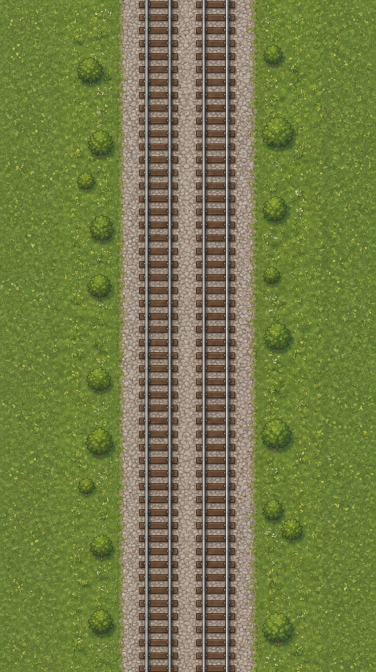
#> input picture art-src/v2/borders/raw/rail-v2.png, 752 x 1344 px (shown at 1/2 size)
$ python pack_borders.py
#> lines starting #> are read from the running program, lines starting #| are printed output that depends on the picture; after the words box and inside, x2 and y2 are one past the last pixel; in counts of white or black regions, pixels touching at a corner belong together
"""Границы района (ноябрь 2026): листы Magnific → исходники art-src/v2/props и art-src/v2/textures.

Исходники — art-src/v2/borders/raw/*.png (GPT 2, белый фон, тот же рецепт «Графики 2.0»):
- rail-v2.png  — насыпь с двумя путями сверху вниз → бесшовная текстура tex-rail (200 мира в ширину)
- river.png    — набережная и река слева направо   → бесшовная текстура tex-river (260 мира в высоту)
- bridge.png   — путепровод: настил с перилами и фасад с аркой → prop-rail-bridge, prop-rail-deck
- train.png    — электричка сверху: головной и прицепной вагоны → prop-train-head, prop-train-car
- trees-*.png  — деревья леса по три на лист, фон снят в Magnific → prop-forest-1…8, prop-forest-bush
- park.png     — пруд, ограда по горизонтали и по вертикали → prop-pond, prop-fence-h, prop-fence-v
- freight.png  — товарный поезд: тепловоз, цистерна, крытый вагон → prop-freight-loco, -tank, -box
- boats.png    — речной трамвайчик и катер носом вправо → prop-boat-tram, prop-boat-motor
- clouds.png   — облака «тумана войны» вокруг района → бесшовная tex-clouds.jpg
- forest-floor.png — лесная подстилка → бесшовная tex-forest (затемнена: под деревьями тень)

После этого скрипта — python3 scripts/pack_v2.py (он собирает атласы и atlasFrames.ts).
Запуск из корня: python3 scripts/pack_borders.py
"""
from pathlib import Path
import numpy as np
from PIL import Image
from scipy import ndimage as nd

ROOT = Path(__file__).resolve().parent.parent
RAW = ROOT / 'art-src' / 'v2' / 'borders' / 'raw'
PROPS = ROOT / 'art-src' / 'v2' / 'props'
TEX = ROOT / 'art-src' / 'v2' / 'textures'
ART = ROOT / 'src' / 'game' / 'art'
S = 2  # исходники в 2× мира


def objects(im: Image.Image, min_area: int = 4000) -> list[tuple[Image.Image, tuple[int, int, int, int]]]:
    """Предметы на белом фоне: связные пятна не-белого; белое внутри контура остаётся предметом"""
    a = np.asarray(im.convert('RGB')).astype(int)
    fg = a.min(2) < 238
    fg = nd.binary_closing(fg, iterations=3)
    lab, n = nd.label(fg)
    out = []
    for i, sl in enumerate(nd.find_objects(lab), 1):
        if sl is None:
            continue
        m = lab[sl] == i
        if m.sum() < min_area:
            continue
        m = nd.binary_fill_holes(m)
        alpha = nd.gaussian_filter(m.astype(float), 0.7)
        rgba = np.dstack([a[sl].astype(np.uint8), (alpha * 255).clip(0, 255).astype(np.uint8)])
        out.append((Image.fromarray(rgba, 'RGBA'), (sl[1].start, sl[0].start, sl[1].stop, sl[0].stop)))
    return out


def alpha_objects(im: Image.Image, min_area: int = 4000):
    """Предметы на прозрачном фоне (после снятия фона): связные пятна непрозрачного"""
    a = np.asarray(im.convert('RGBA'))
    fg = nd.binary_closing(a[..., 3] > 24, iterations=2)
    lab, _ = nd.label(fg)
    out = []
    for i, sl in enumerate(nd.find_objects(lab), 1):
        if sl is None or (lab[sl] == i).sum() < min_area:
            continue
        crop = a[sl].copy()
        crop[..., 3] = np.where(lab[sl] == i, crop[..., 3], 0)
        out.append((Image.fromarray(crop, 'RGBA'), (sl[1].start, sl[0].start, sl[1].stop, sl[0].stop)))
    return out


def by_rows(objs, rows: int):
    """Сортировка: сверху вниз по рядам, в ряду — слева направо"""
    objs = sorted(objs, key=lambda o: o[1][1])
    if rows == 1:
        return sorted(objs, key=lambda o: o[1][0])
    ys = np.array([(o[1][1] + o[1][3]) / 2 for o in objs])
    cut = np.sort(ys)
    gaps = np.diff(cut)
    edges = np.sort(np.argsort(gaps)[-(rows - 1):])
    bounds = [cut[e] for e in edges]
    res = []
    for r in range(rows):
        lo = -1e9 if r == 0 else bounds[r - 1]
        hi = 1e9 if r == rows - 1 else bounds[r]
        res += sorted([o for o, y in zip(objs, ys) if lo < y <= hi], key=lambda o: o[1][0])
    return res


def height_to(img: Image.Image, world_h: float) -> Image.Image:
    h = round(world_h * S)
    return img.resize((max(2, round(img.width * h / img.height)), h), Image.LANCZOS)


def width_to(img: Image.Image, world_w: float) -> Image.Image:
#> called with world_w = 200
    w = round(world_w * S)
#> w = 400
    return img.resize((w, max(2, round(img.height * w / img.width))), Image.LANCZOS)


def seamless(a: np.ndarray, axis: int, band: int) -> np.ndarray:
    """Бесшовность по оси: последние band строк (столбцов) плавно переходят в первые, хвост отрезается"""
#> called with axis = 0, band = 60
    a = a.astype(float)
    n = a.shape[axis]
#> n = 715
    head = np.take(a, range(band), axis=axis)
    tail = np.take(a, range(n - band, n), axis=axis)
    t = np.linspace(0, 1, band)
    t = t.reshape((-1, 1, 1) if axis == 0 else (1, -1, 1))
    blended = tail * (1 - t) + head * t
    body = np.take(a, range(band, n - band), axis=axis)
    return np.concatenate([body, blended], axis=axis).clip(0, 255).astype(np.uint8)
#> returned value: shape (655, 400, 3)


def main() -> None:
    # Насыпь: 200 мира в ширину, повтор сверху вниз
    rail = width_to(Image.open(RAW / 'rail-v2.png').convert('RGB'), 200)
    Image.fromarray(seamless(np.asarray(rail), 0, 60)).save(TEX / 'tex-rail.png')
    # Набережная с рекой: 260 мира в высоту, повтор слева направо
    river = height_to(Image.open(RAW / 'river.png').convert('RGB'), 260)
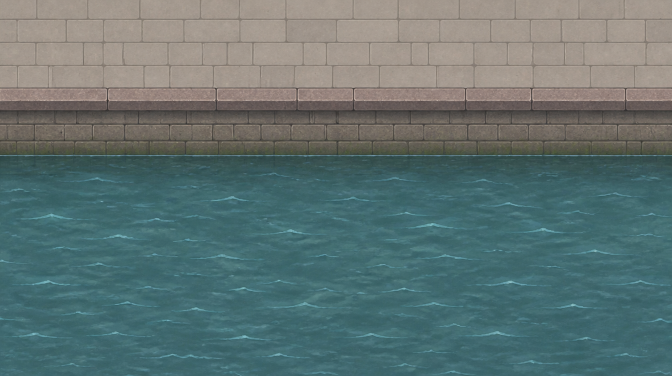
#> input picture art-src/v2/borders/raw/river.png, 1344 x 752 px (shown at 1/2 size)
#> in height_to, `h = round(world_h * S)`: h = 520
    Image.fromarray(seamless(np.asarray(river), 1, 80)).save(TEX / 'tex-river.png')

    # Пролёт моста — из той же насыпи: середина с путями (пути совпадают до пикселя, поезд не съезжает),
    # по краям бетонные бортики с перилами. Бесшовный сверху вниз, как насыпь
    rail_tex = np.asarray(Image.open(TEX / 'tex-rail.png').convert('RGB')).astype(float)
    mid = rail_tex[:, 134:266]
    h = mid.shape[0]
#> h = 655
    side = 30
    rng = np.random.default_rng(7)
    def band(flip: bool) -> np.ndarray:
#> called with flip = False
        b = np.zeros((h, side, 3))
        b[:] = (178, 172, 162)
        b += rng.normal(0, 4, (h, side, 1))
        b[:, :3] = (74, 52, 38)          # внешний контур — тёмно-коричневый, как у всей графики
        b[:, 3:6] = (150, 144, 134)      # скос бортика
        b[:, 9:12] = (84, 88, 94)        # поручень
        b[:, side - 4:] = (120, 114, 104)  # тень бортика на балласт
        for y in range(0, h, 48):        # стойки перил
            b[y:y + 7, 7:14] = (64, 68, 74)
        return b[:, ::-1] if flip else b
    deck = np.concatenate([band(False), mid, band(True)], axis=1)
    Image.fromarray(deck.clip(0, 255).astype(np.uint8)).save(TEX / 'tex-bridge.png')

    # Путепровод: целиком (через реку) и только настил с перилами (над улицей)
    (bridge, _), = objects(Image.open(RAW / 'bridge.png'))
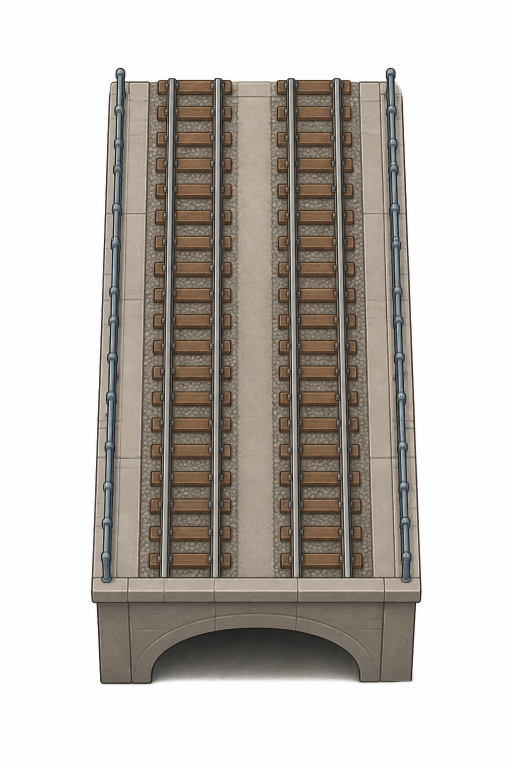
#> input picture art-src/v2/borders/raw/bridge.png, 1024 x 1536 px (shown at 1/2 size)
#> in objects, `fg = a.min(2) < 238`:
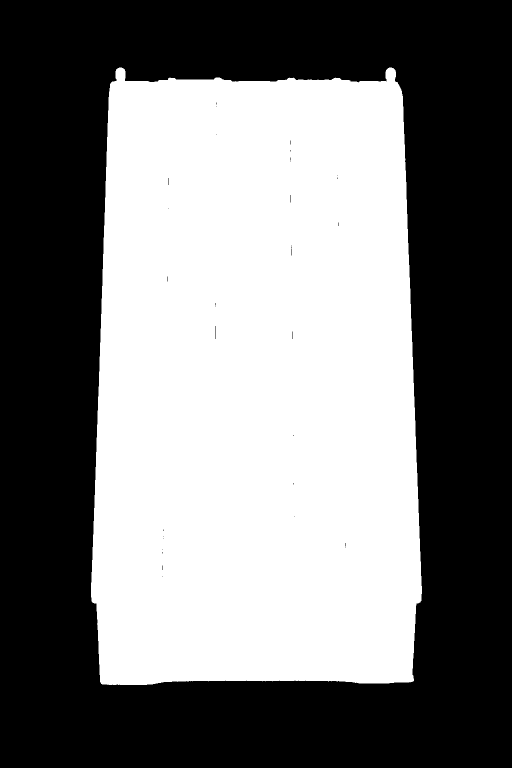
#> fg: shape (1536, 1024) bool (shown at 1/2 size); 47.9% white; 1 white region, box (x1, y1, x2, y2) and area: (182, 135, 844, 1370) 753249
#> in objects, `fg = nd.binary_closing(fg, iterations=3)`: fg: shape (1536, 1024) bool; 47.9% white; 1 white region, box (x1, y1, x2, y2) and area: (182, 135, 844, 1370) 753466
#> in objects, `lab, n = nd.label(fg)`: n = 1
#> the loop in objects, `for i, sl in enumerate(nd.find_objects(lab), 1):` made 1 pass
#> i on pass 1: 1
#> after the loop in objects, `for i, sl in enumerate(nd.find_objects(lab), 1):`: out = 1 item
    bridge = width_to(bridge, 104)
    bridge.save(PROPS / 'prop-rail-bridge.png')
    a = np.asarray(bridge)
    # Фасад — нижняя часть, где непрозрачный ряд шире настила: режем по верхнему краю фасада
    face_top = int(a.shape[0] * 0.68)
#> face_top = 263
    Image.fromarray(a[:face_top]).save(PROPS / 'prop-rail-deck.png')

    # Электричка: головной и прицепной вагоны
    cars = by_rows(objects(Image.open(RAW / 'train.png')), 1)
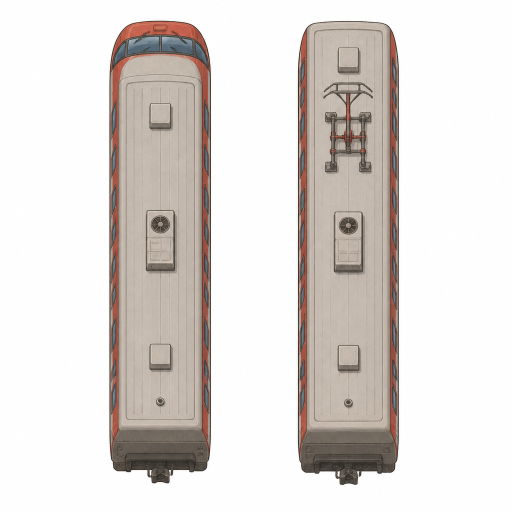
#> input picture art-src/v2/borders/raw/train.png, 1024 x 1024 px (shown at 1/2 size)
#> call 2 of objects, with min_area = 4000
#> in objects (call 2), `fg = a.min(2) < 238`: fg: shape (1024, 1024) bool; 34.7% white; 2 white regions, box (x1, y1, x2, y2) and area: (595, 42, 798, 970) 182084, (218, 41, 422, 967) 181404
#> in objects (call 2), `fg = nd.binary_closing(fg, iterations=3)`: fg: shape (1024, 1024) bool; 34.7% white; 2 white regions, box (x1, y1, x2, y2) and area: (595, 42, 798, 970) 182153, (218, 41, 422, 967) 181461
#> in objects (call 2), `lab, n = nd.label(fg)`:
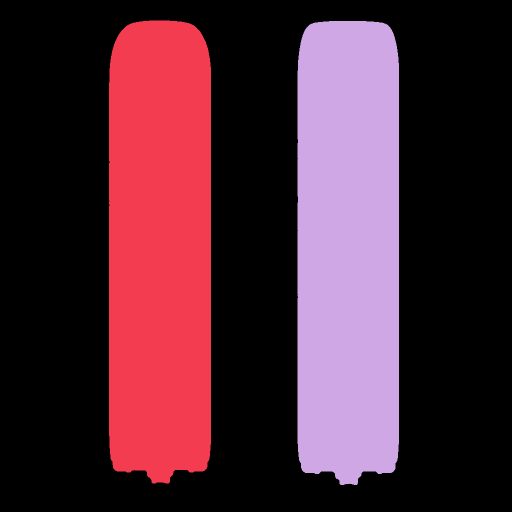
#> lab: shape (1024, 1024) int32 (shown at 1/2 size); 3 distinct labels, from 0 to 2; one colour per label, 0 black
#> in objects (call 2), `lab, n = nd.label(fg)`: n = 2
#> the loop in objects (call 2), `for i, sl in enumerate(nd.find_objects(lab), 1):` made 2 passes
#> i on passes 1 to 2: 1, 2
#> after the loop in objects (call 2), `for i, sl in enumerate(nd.find_objects(lab), 1):`:
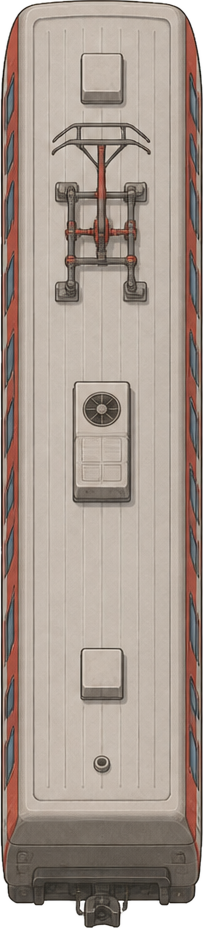
#> rgba: shape (928, 203, 4); mean R, G, B, A 168.6, 154.5, 144.8, 246.6; transparent parts drawn white
#> after the loop in objects (call 2), `for i, sl in enumerate(nd.find_objects(lab), 1):`: out = 2 items
#> cars = 2 items
    for name, (img, _) in zip(['prop-train-head', 'prop-train-car'], cars):
        width_to(img, 30).save(PROPS / f'{name}.png')
#> this loop made 2 passes
#> (name, w in width_to) on passes 1 to 2: ('prop-train-head', 60), ('prop-train-car', 60)
#> pass 2, in main, `width_to(img, 30).save(PROPS / f'{name}.png')`:
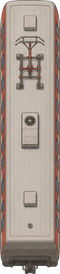
#> saved as prop-train-car.png: PIL image 60x274 RGBA; mean R, G, B, A 162.1, 148, 138.2, 246.6; transparent parts drawn white

    # Лес: деревья сгенерированы по три на лист, фон снят в Magnific (без белой каймы между ветками)
    trees = []
    for f in ['trees-spruce.png', 'trees-pine.png', 'trees-round.png']:
#> (the run stopped early here; a loop or call above may not have finished)
